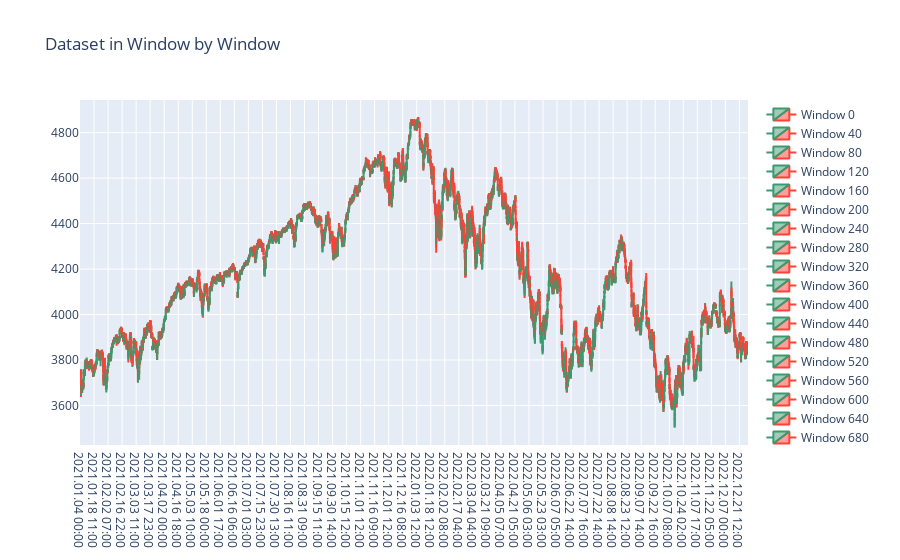

Source (notebook cell):
### Markdown cell above
#### Step 3: Plot the dataset in window by window in Candlestick

This code creates a candlestick chart using Plotly to visualize the price data in windows of 40 candles at a time. The `df` DataFrame should contain columns named 'Open', 'High', 'Low', and 'Close' with the corresponding price data, as well as a DatetimeIndex to represent the timestamps of each candle. 
The for loop iterates through the DataFrame in increments of 40 candles, creating a `window` DataFrame for each iteration. The `go.Candlestick` function is used to create a candlestick trace for each window, and these traces are added to the `fig` figure. 
The resulting chart shows the price data in a sliding window view, with each window offset by 40 candles from the previous one. The chart also includes a volume bar chart for each window to show the trading volume of each candle. The chart title is set to 'Dataset in Window by Window', and the x-axis range slider is disabled to prevent accidental zooming.

### Code cell
fig = go.Figure()

for i in range(0, len(df), 40):
    window = df.iloc[i:i+40]
    fig.add_trace(go.Candlestick(x=window.index,
                                  open=window['Open'],
                                  high=window['High'],
                                  low=window['Low'],
                                  close=window['Close'],
                                  name='Window ' + str(i)))


fig.update_layout(title='Dataset in Window by Window',
                  xaxis_rangeslider_visible=False)
fig.show()
